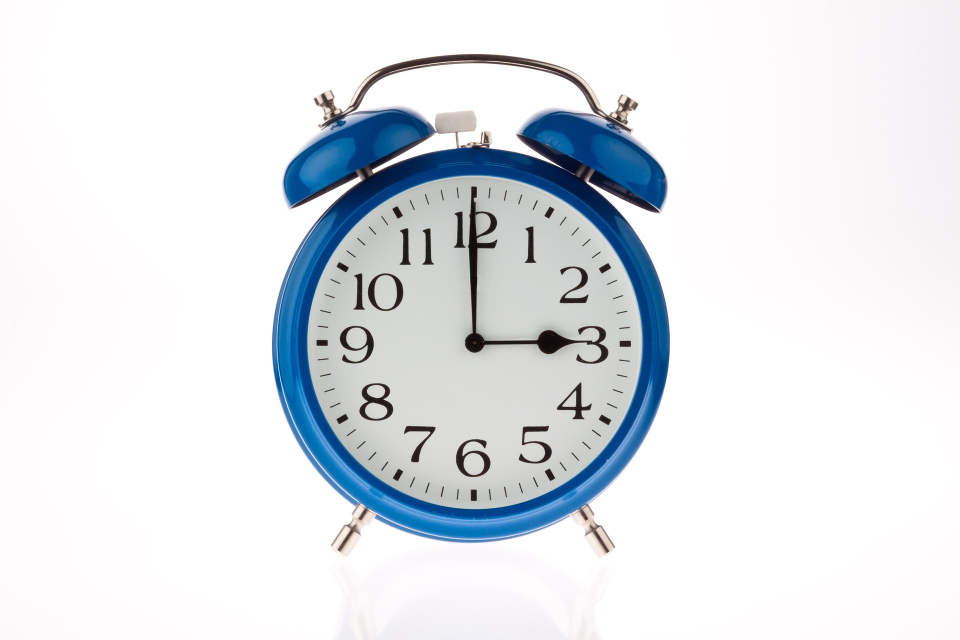
#> input picture ivp-2026/test/test/16871531-pixabay.jpg, 1920 x 1280 px (shown at 1/2 size)
$ python -i ImageProcessor.py   (imports and definitions only)
#> lines starting #> are read from the running program, lines starting #| are printed output that depends on the picture; after the words box and inside, x2 and y2 are one past the last pixel; in counts of white or black regions, pixels touching at a corner belong together
#Add all the preprocessing steps here, such as gray-scaling, normalization, blurring, etc.
import cv2
import math

class ImageProcessor:

    # [19 lines left out: function resize_image, not called in this run]

    def to_grayscale(self, image):
        return cv2.cvtColor(image, cv2.COLOR_BGR2GRAY)

    def edge_detection(self, gray):
        blurred = cv2.medianBlur(gray, 5) #reduce noise while keep edges
        edges = cv2.Canny(blurred, 20, 80)
        kernel = cv2.getStructuringElement(cv2.MORPH_ELLIPSE, (7, 7))
        closed = cv2.morphologyEx(edges, cv2.MORPH_CLOSE, kernel) #connects small gap in edges
        return closed

    # [45 lines left out: functions find_clock_contour, centerclock_detection, not called in this run]

    def apply_blur(self, image):
        return cv2.GaussianBlur(image, (9, 9), 2)

>>> import cv2
>>> picture = cv2.imread('../ivp-2026/test/test/16871531-pixabay.jpg', cv2.IMREAD_GRAYSCALE)
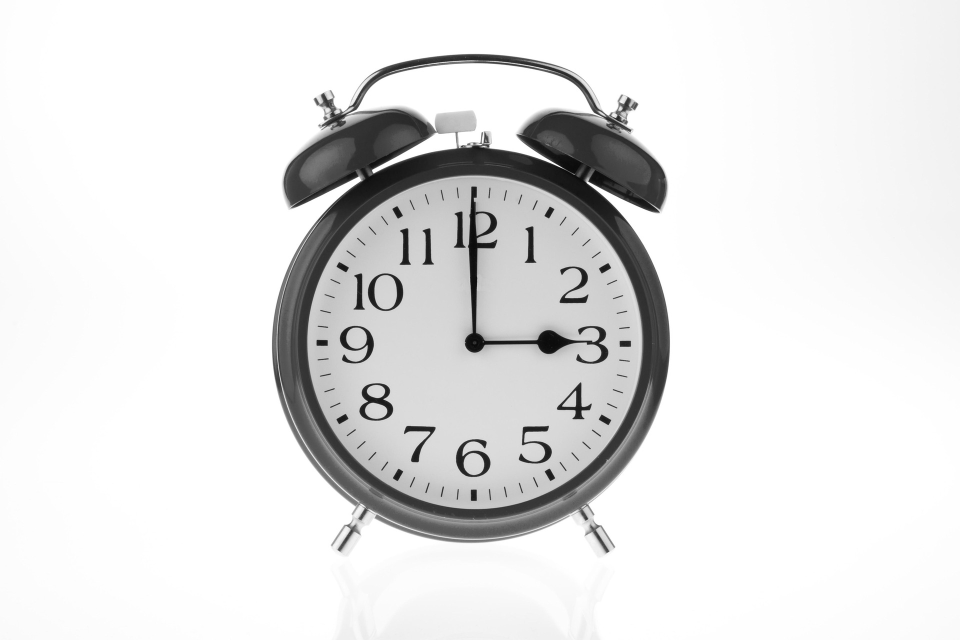
#> picture: shape (1280, 1920) (shown at 1/2 size); min 0, max 255, mean 228.1
>>> result = ImageProcessor().edge_detection(picture)
#> in edge_detection, `edges = cv2.Canny(blurred, 20, 80)`:
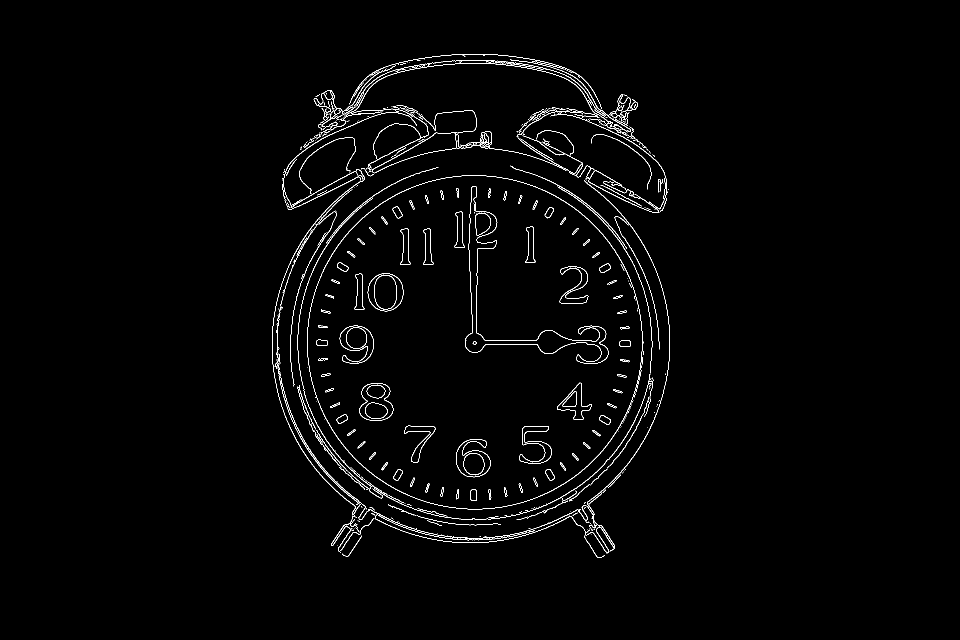
#> edges: shape (1280, 1920) (shown at 1/2 size); 1.5% white in thin lines or dots, all inside (x1, y1, x2, y2) = (544, 108, 1340, 1116)
#> in edge_detection, `closed = cv2.morphologyEx(edges, cv2.MORPH_CLOSE, kernel)`:
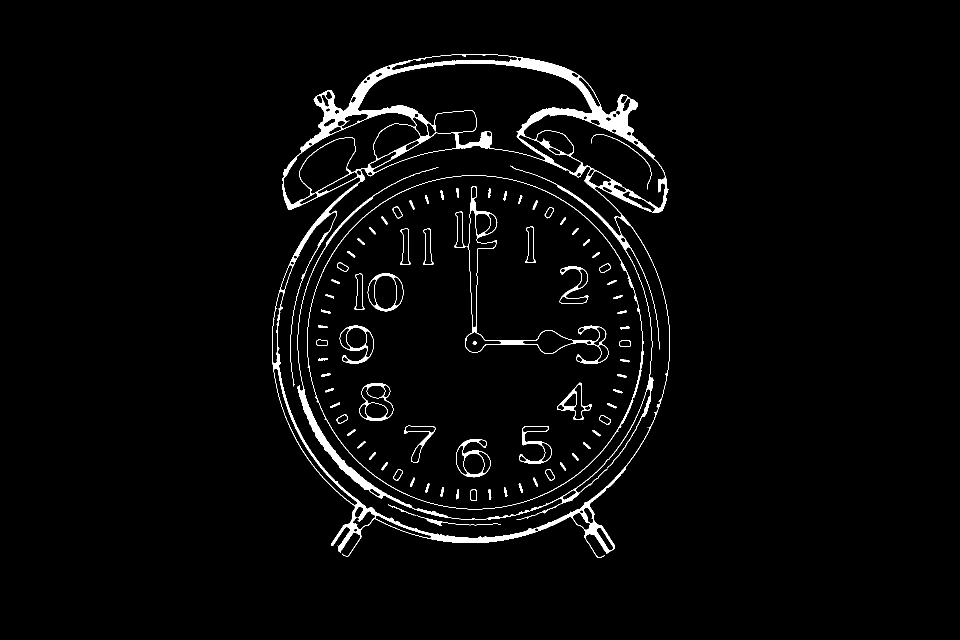
#> closed: shape (1280, 1920) (shown at 1/2 size); 2.8% white; 80 white regions (1 under 20 px), largest, box (x1, y1, x2, y2) and area: (544, 108, 1340, 1116) 50526, (930, 373, 1217, 728) 3124, (614, 351, 1288, 1019) 3071

$ run again, on ivp-2026/test/test/Anka-Albrecht-commons_wikimedia_org-black-twin-bell-alarm.jpg
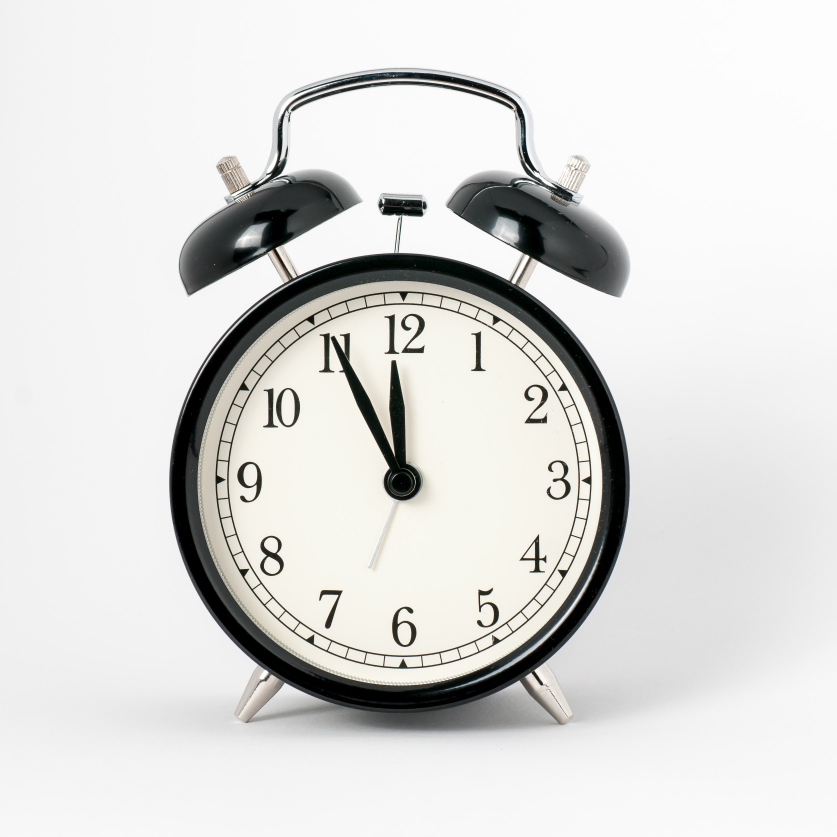
#> input picture ivp-2026/test/test/Anka-Albrecht-commons_wikimedia_org-black-twin-bell-alarm.jpg, 2509 x 2509 px (shown at 1/3 size)
#> in edge_detection, `edges = cv2.Canny(blurred, 20, 80)`:
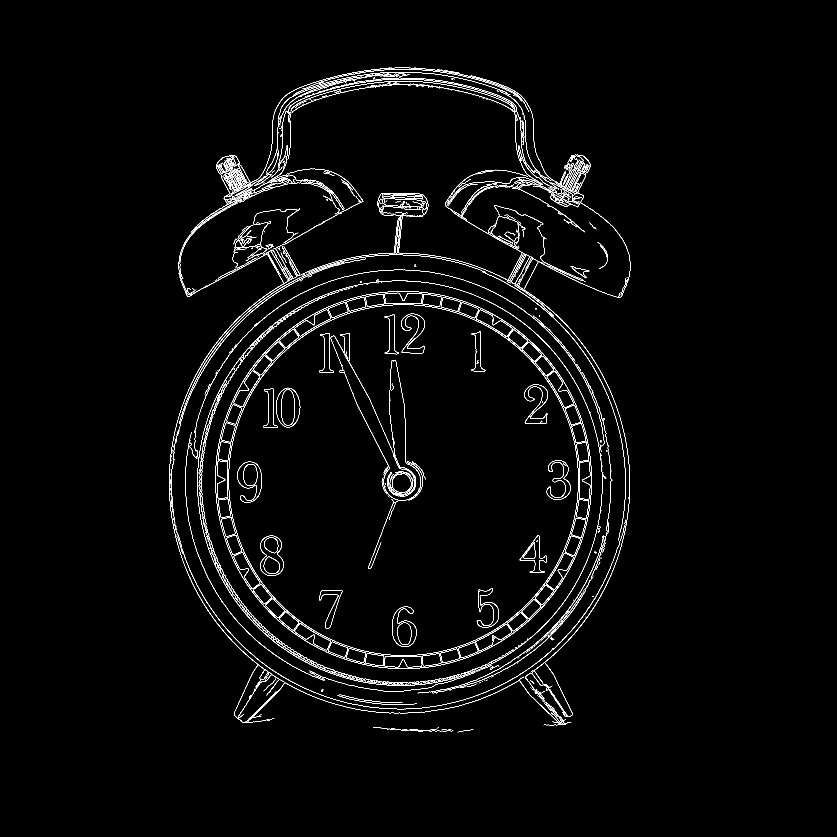
#> edges: shape (2509, 2509) (shown at 1/3 size); 1.5% white in thin lines or dots, all inside (x1, y1, x2, y2) = (507, 202, 1891, 2197)
#> in edge_detection, `closed = cv2.morphologyEx(edges, cv2.MORPH_CLOSE, kernel)`:
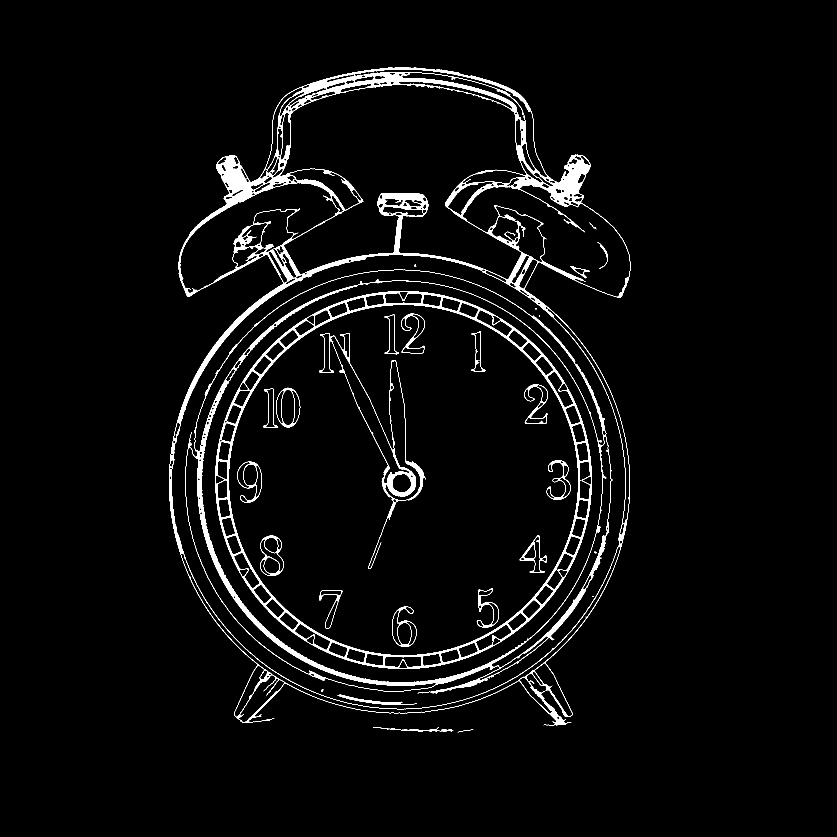
#> closed: shape (2509, 2509) (shown at 1/3 size); 3.4% white; 30 white regions (4 under 20 px), largest, box (x1, y1, x2, y2) and area: (507, 202, 1891, 2176) 108502, (646, 874, 1775, 2007) 44978, (555, 809, 1838, 2081) 38967
